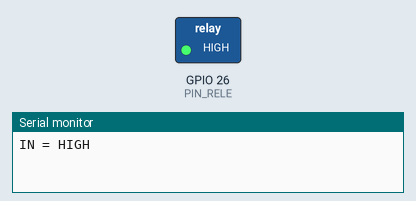
Simulated run of this sketch. Board: ESP32. Parts: switched loads named in the sketch (green lamp = pin HIGH), the last lines printed to the serial monitor.

Above: at 1.0 s.
At 3.0 s:
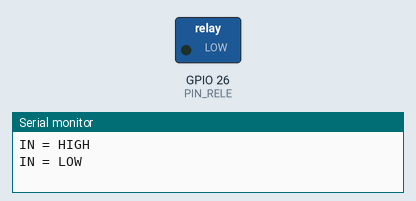
Timing chart, 0 to 5.2 s (numbered marks = the images above):
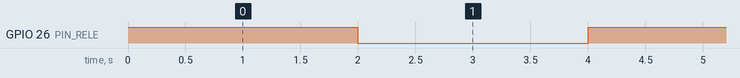

The sketch:

04a_rele.ino
```cpp
// 04a_rele.ino : conmuta el relé cada 2 s
const int PIN_RELE = 26;
void setup() {
  Serial.begin(115200);
  pinMode(PIN_RELE, OUTPUT);
}
void loop() {
  digitalWrite(PIN_RELE, HIGH); Serial.println("IN = HIGH"); delay(2000);
  digitalWrite(PIN_RELE, LOW);  Serial.println("IN = LOW");  delay(2000);
}
```

Measured:
- by itself, GPIO 26 (PIN_RELE): alternates HIGH for 2.0 s and LOW for 2.0 s
